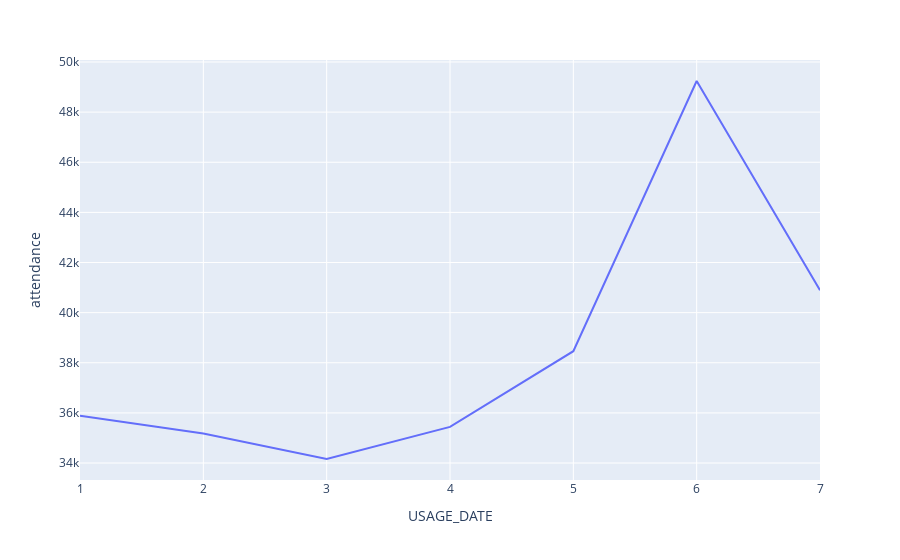

Notebook code for this chart:
### Code cell
attendance.filter(
  (col('USAGE_DATE') <= date(2020, 3, 13)).or_(col('USAGE_DATE') >= date(2021, 6, 19))
).groupby(col('USAGE_DATE').dt.weekday()).mean().sort('USAGE_DATE', descending=False).to_pandas().plot(x = 'USAGE_DATE', y= 'attendance')

### Figure 1 — Plotly figure (JSON) as saved in the notebook; plotly's stock layout.template omitted (floating-point values rounded to 4 significant figures)
{"data": [{"hovertemplate": "USAGE_DATE=%{x}<br>attendance=%{y}<extra></extra>", "legendgroup": "", "line": {"color": "#636efa", "dash": "solid"}, "marker": {"symbol": "circle"}, "mode": "lines", "name": "", "orientation": "v", "showlegend": false, "type": "scatter", "x": [1, 2, 3, 4, 5, 6, 7], "xaxis": "x", "y": [35890.0, 35180.0, 34160.0, 35440.0, 38460.0, 49240.0, 40890.0], "yaxis": "y"}], "layout": {"legend": {"tracegroupgap": 0}, "margin": {"t": 60}, "xaxis": {"anchor": "y", "domain": [0, 1], "title": {"text": "USAGE_DATE"}}, "yaxis": {"anchor": "x", "domain": [0, 1], "title": {"text": "attendance"}}}}
